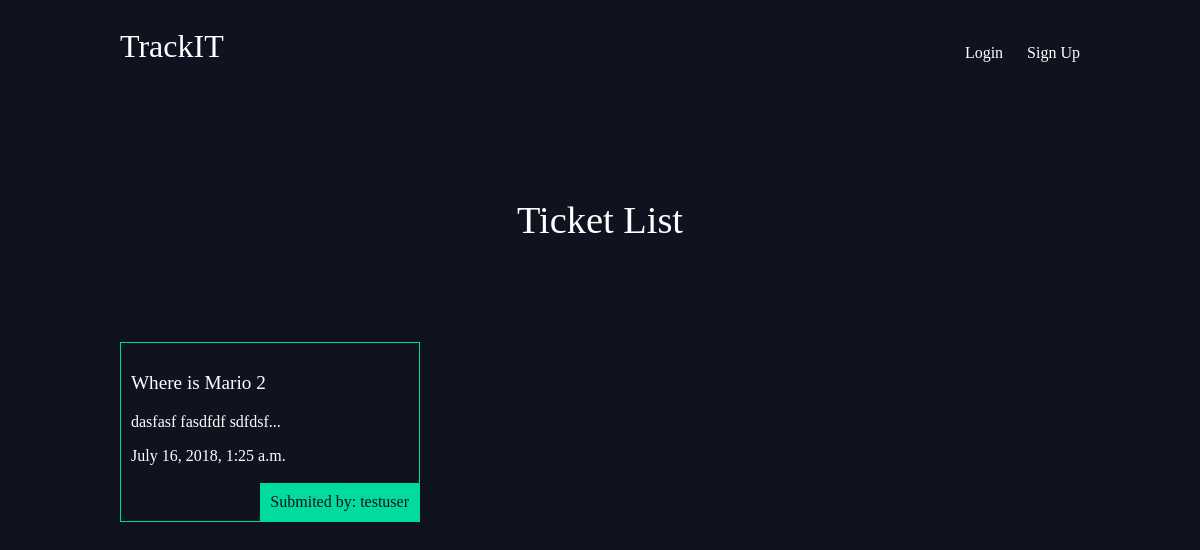
The app's page /, older data.
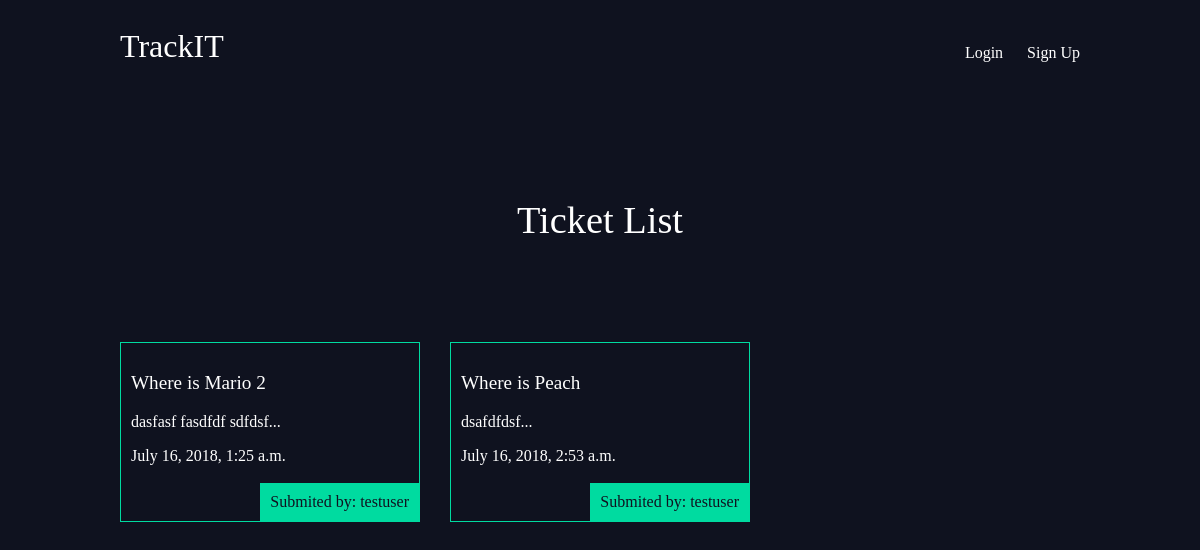
The same page, newer data.
### tickets/models.py (models this page shows, shortened)
class Tickets(models.Model):
    title = models.CharField(max_length=100)
    issueDescription = models.TextField()
    date = models.DateTimeField(auto_now_add=True)
    slug = models.SlugField(max_length=50, default="")
    attachment = models.ImageField(default='default.png', blank=True)
    reporter = models.ForeignKey(User,on_delete=models.DO_NOTHING,default=None)
    def ticketDescriptionSnippet(self):
        return self.issueDescription[:50] + "..."

### tickets/views.py (the view)
# urls.py: path('', ticket_views.ticket_list, name="home"),
def ticket_list(request):
    tickets_to_give = Tickets.objects.all().order_by('date')
    return render(request, 'tickets/ticket_list.html', {'myTickets':tickets_to_give})

### tickets/Templates/tickets/ticket_list.html
{% extends 'base_layout.html' %}
{% block uniqueContent %}
    <h1>Ticket List</h1>
    <div class="tickets">
      {% for issueTicket in myTickets %}
        <div class="ticket">
            <h2><a href="{% url 'ticket_app:details' slug=issueTicket.slug %}">
              <p>{{ issueTicket.title }}</p>
            </a></h2>
            <p>{{ issueTicket.ticketDescriptionSnippet }}</p>
            <p>{{ issueTicket.date }}</p>
            <p class="reporter">Submited by: {{ issueTicket.reporter.username }}</p>
        </div>
      {% endfor %}
{% endblock %}

Row changes from the older to the newer data that the page shows:
added Tickets: title "Where is Peach", ticketDescriptionSnippet "dsafdfdsf...", date "July 16, 2018, 2:53 a.m.", reporter.username "testuser"
